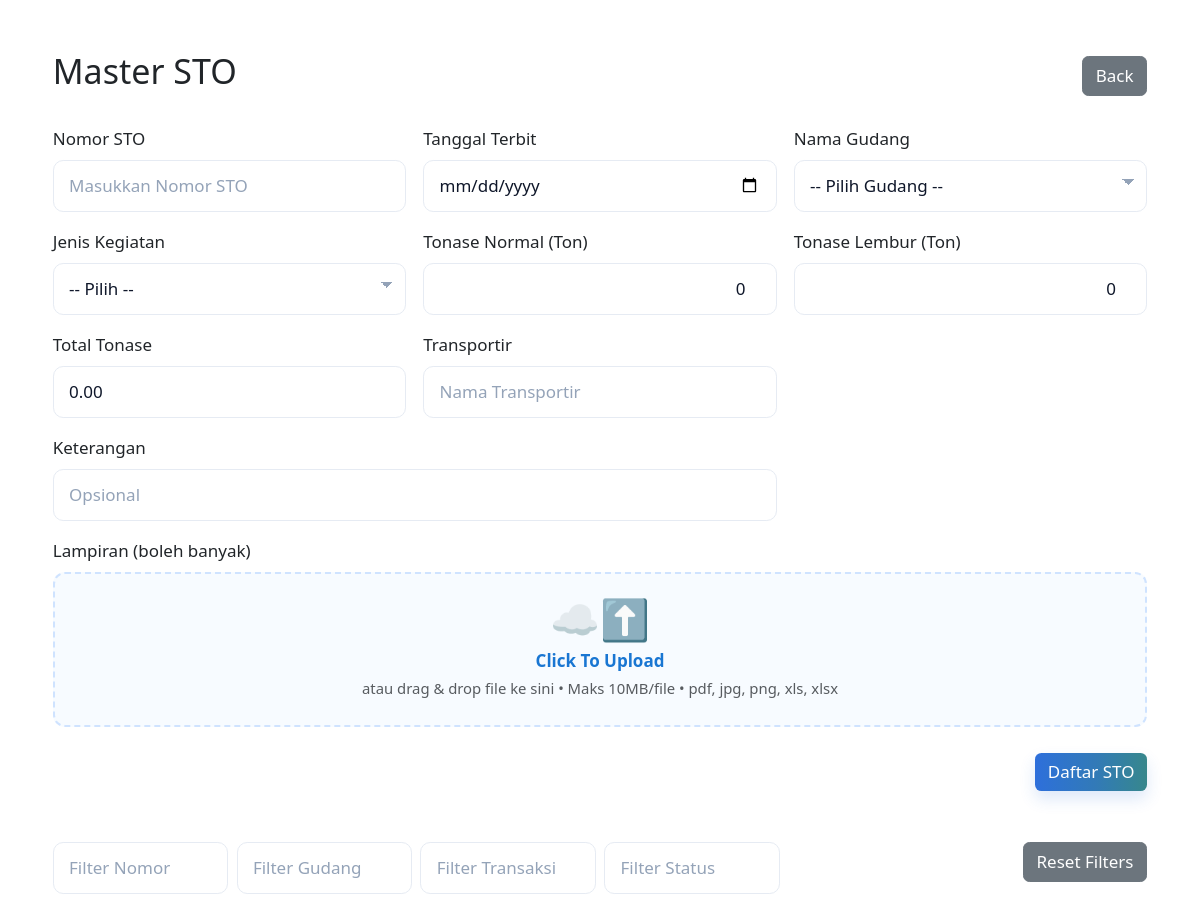
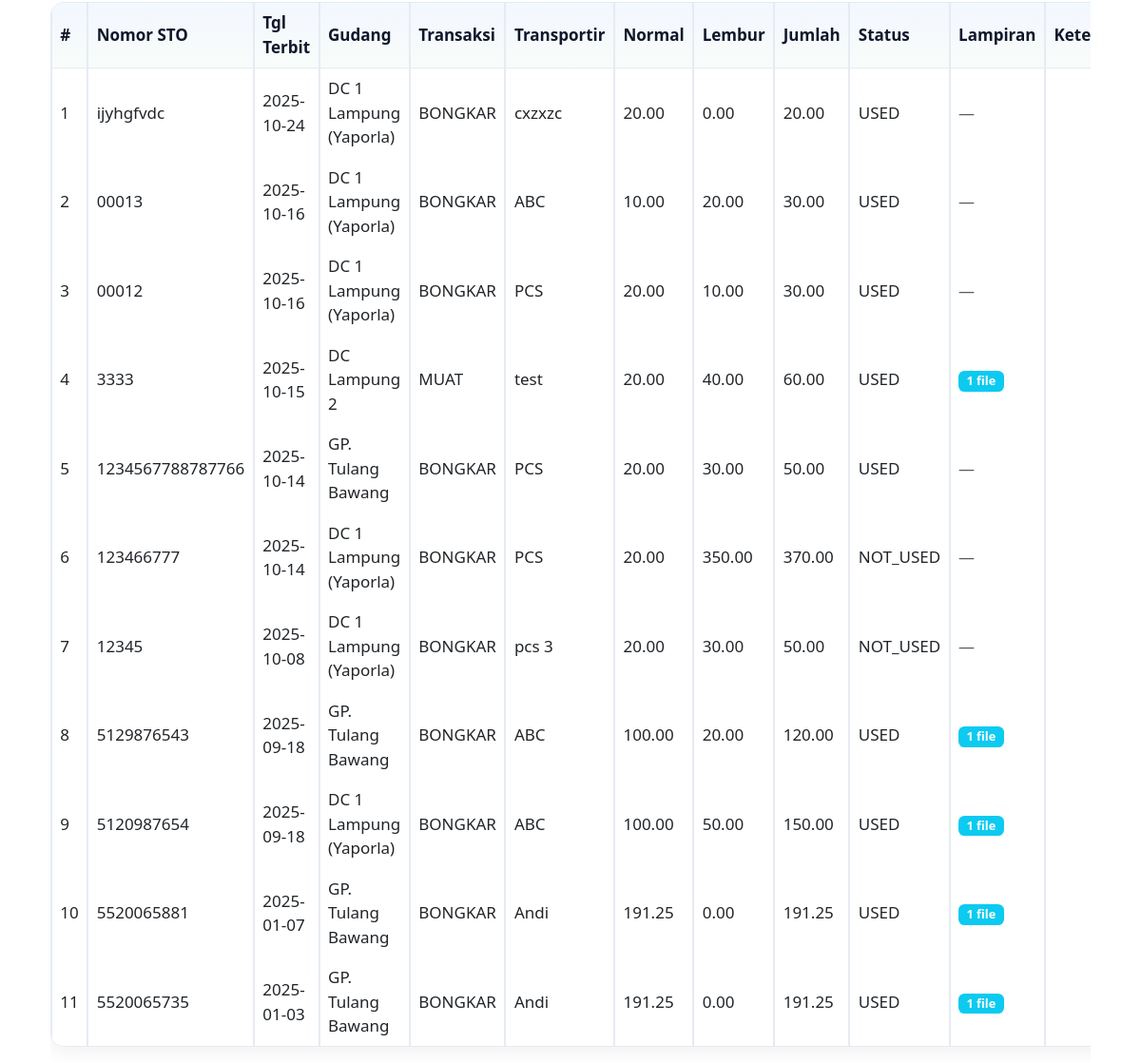
The page /index.php?page=master_sto (signed in) on the database its author committed (2 pictures, top to bottom).
### tables this page shows
CREATE TABLE `sto` (
  `id` int(11) NOT NULL,
  `nomor_sto` varchar(50) NOT NULL,
  `tanggal_terbit` date DEFAULT NULL,
  `keterangan` varchar(255) DEFAULT NULL,
  `gudang_id` int(11) NOT NULL,
  `jenis_transaksi` enum('BONGKAR','MUAT') NOT NULL,
  `transportir` varchar(100) DEFAULT NULL,
  `tonase_normal` decimal(10,2) DEFAULT 0.00,
  `tonase_lembur` decimal(10,2) DEFAULT 0.00,
  `status` enum('NOT_USED','USED') DEFAULT 'NOT_USED',
  `pilihan` enum('DIPILIH','BELUM_DIPILIH') NOT NULL,
  `created_at` timestamp NOT NULL DEFAULT current_timestamp(),
  `jumlah` decimal(10,2) GENERATED ALWAYS AS (`tonase_normal` + `tonase_lembur`) STORED
);

CREATE TABLE `gudang` (
  `id` int(11) NOT NULL,
  `nama_gudang` varchar(100) NOT NULL
);

### app/controllers/MasterStoController.php (called while the page is built, shortened)
<?php
require_once __DIR__ . '/../../config/database.php';
$stoList = $conn->query("
  SELECT s.*, g.nama_gudang,
         (s.tonase_normal + s.tonase_lembur) AS jumlah
    FROM sto s
    JOIN gudang g ON s.gudang_id=g.id
   ORDER BY s.created_at DESC
")->fetchAll(PDO::FETCH_ASSOC);
$filesBySto = [];
if ($stoList) {
    $ids = array_column($stoList, 'id');
    $in  = implode(',', array_fill(0,count($ids),'?'));
    $fs  = $conn->prepare("
      SELECT id, sto_id, filename, stored_name, size_bytes
      FROM sto_files WHERE sto_id IN ($in)
    ");
    $fs->execute($ids);
    foreach ($fs->fetchAll(PDO::FETCH_ASSOC) as $f) {
        $filesBySto[$f['sto_id']][] = $f;
    }
}
require_once __DIR__.'/../views/layout/header.php';
require_once __DIR__.'/../views/sto/master.php';
require_once __DIR__.'/../views/layout/footer.php';

### app/views/sto/master.php (the view, shortened to what this page needs)
<div class="container mt-5">
  <div class="d-flex justify-content-between align-items-center mb-4">
    <h2>Master STO</h2>
    <a href="index.php?page=dashboard" class="btn btn-secondary">Back</a>
  </div>
  <form id="stoForm" class="row g-3 mb-5" method="POST" enctype="multipart/form-data">
    <div class="col-md-4">
      <label class="form-label">Nomor STO</label>
      <input type="text" name="nomor_sto" class="form-control" placeholder="Masukkan Nomor STO" required>
    </div>
    <div class="col-md-4">
      <label class="form-label">Tanggal Terbit</label>
      <input type="date" name="tanggal_terbit" class="form-control" required>
    </div>
    <div class="col-md-4">
      <label class="form-label">Nama Gudang</label>
      <select name="gudang_id" class="form-control" required>
        <option value="">-- Pilih Gudang --</option>
      </select>
    </div>
    <div class="col-md-4">
      <label class="form-label">Jenis Kegiatan</label>
      <select name="jenis_transaksi" class="form-control" required>
        <option value="">-- Pilih --</option>
      </select>
    </div>
    <div class="col-md-4">
      <label class="form-label">Tonase Normal (Ton)</label>
      <input type="number" step="0.01" name="tonase_normal" id="tonase_normal" class="form-control" value="0">
    </div>
    <div class="col-md-4">
      <label class="form-label">Tonase Lembur (Ton)</label>
      <input type="number" step="0.01" name="tonase_lembur" id="tonase_lembur" class="form-control" value="0">
    </div>
    <div class="col-md-4">
      <label class="form-label">Total Tonase</label>
      <input type="text" id="total_tonase" class="form-control" readonly>
    </div>
    <div class="col-md-4">
      <label class="form-label">Transportir</label>
      <input type="text" name="transportir" class="form-control" placeholder="Nama Transportir" required>
    </div>
    <div class="col-md-8">
      <label class="form-label">Keterangan</label>
      <input type="text" name="keterangan" class="form-control" placeholder="Opsional">
    </div>
    <div class="col-12">
      <label class="form-label">Lampiran (boleh banyak)</label>
      <div id="dz-create" class="uploader p-4 text-center mb-2">
        <div class="cloud mb-2">☁️⬆️</div>
        <div class="cta">Click To Upload</div>
        <small class="text-muted d-block mt-1">
          atau drag & drop file ke sini • Maks 10MB/file • pdf, jpg, png, xls, xlsx
        </small>
      </div>
    </div>
    <div class="col-12 text-end">
      <button type="submit" class="btn btn-primary">Daftar STO</button>
    </div>
  </form>
  <div class="row g-2 mb-3">
    <div class="col-md-2"><input type="text" id="f_nomor" class="form-control filter-input" placeholder="Filter Nomor"></div>
    <div class="col-md-2"><input type="text" id="f_gudang" class="form-control filter-input" placeholder="Filter Gudang"></div>
    <div class="col-md-2"><input type="text" id="f_transaksi" class="form-control filter-input" placeholder="Filter Transaksi"></div>
    <div class="col-md-2"><input type="text" id="f_status" class="form-control filter-input" placeholder="Filter Status"></div>
    <div class="col-md-4 text-end">
      <button id="resetFilters" class="btn btn-secondary" type="button">Reset Filters</button>
    </div>
  </div>
  <div class="table-responsive">
    <table id="sto-table" class="table table-bordered align-middle">
      <thead>
        <tr>
          <th>#</th>
          <th>Nomor STO</th>
          <th>Tgl Terbit</th>
          <th>Gudang</th>
          <th>Transaksi</th>
          <th>Transportir</th>
          <th>Normal</th>
          <th>Lembur</th>
          <th>Jumlah</th>
          <th>Status</th>
          <th>Lampiran</th>
          <th>Keterangan</th>
        </tr>
      </thead>
      <tbody>
        <?php foreach($stoList as $i => $s): ?>
        <?php $fcount = isset($filesBySto[$s['id']]) ? count($filesBySto[$s['id']]) : 0; ?>
        <tr>
          <td><?= $i+1 ?></td>
          <td><?= htmlspecialchars($s['nomor_sto']) ?></td>
          <td><?= htmlspecialchars($s['tanggal_terbit']) ?></td>
          <td><?= htmlspecialchars($s['nama_gudang']) ?></td>
          <td><?= htmlspecialchars($s['jenis_transaksi']) ?></td>
          <td><?= htmlspecialchars($s['transportir']) ?></td>
          <td><?= number_format($s['tonase_normal'],2) ?></td>
          <td><?= number_format($s['tonase_lembur'],2) ?></td>
          <td><?= number_format($s['jumlah'],2) ?></td>
          <td><?= htmlspecialchars($s['status']) ?></td>
          <td>
            <?php if($fcount): ?>
              <span class="badge bg-info"><?= $fcount ?> file</span>
            <?php else: ?>
              <span class="text-muted">—</span>
            <?php endif; ?>
          </td>
          <td><?= htmlspecialchars($s['keterangan'] ?? '') ?></td>
        </tr>
        <?php endforeach;?>
      </tbody>
    </table>
  </div>
</div>

### public/assets/css/style.css (style rules this page uses)
:root { --bg1:#ffffff; --bg2:#f7faff; --blue:#2E6FDB; --green:#3F9A4D; --amber:#F0B429; --blue-50:#eaf1ff; --blue-100:#d6e4ff; --blue-400:#4e86e0; --blue-600:#275fc0; --green-50:#eaf6ee; --green-100:#d9efdf; --green-400:#50a65c; --green-600:#2f8340; --amber-50:#fff5da; --amber-100:#ffeab3; --amber-400:#f3c24a; --amber-600:#d69d17; --text:#0f172a; --muted:#64748b; --line:#e6ebf3; --card-br:#e6ebf3; --ease-smooth:cubic-bezier(.22,.61,.36,1); }
:root { --g-blue-green-amber: linear-gradient(90deg, var(--blue) 0%, color-mix(in srgb, var(--blue) 75%, var(--green)) 30%, color-mix(in srgb, var(--blue) 45%, var(--green)) 55%, var(--green) 80%, color-mix(in srgb, var(--green) 70%, var(--amber)) 92%, var(--amber) 100% ); --g-pill: linear-gradient(135deg, color-mix(in srgb, var(--blue) 82%, white) 0%, color-mix(in srgb, var(--blue) 55%, var(--green)) 45%, color-mix(in srgb, var(--green) 85%, white) 100% ); --g-sweep-a: radial-gradient(420px 140px at -10% -10%, color-mix(in srgb, var(--blue) 22%, transparent) 0%, transparent 62%); --g-sweep-b: radial-gradient(420px 140px at 110% 110%, color-mix(in srgb, var(--green) 22%, transparent) 0%, transparent 62%); }
html { font-size:clamp(15px, .9vw + 10px, 17px); }
.container.mt-5 { max-width: 1120px; }
.container.mt-5 .form-control, .container.mt-5 select.form-control { background: #fff; border: 1px solid var(--line); color: var(--text); border-radius: .6rem; padding: .72rem .9rem; transition: border-color .22s var(--ease-smooth), box-shadow .22s var(--ease-smooth), background-color .22s var(--ease-smooth); }
.container.mt-5 .form-control::placeholder { color:#94a3b8; }
.container.mt-5 .btn.btn-primary, .container.mt-5 .btn.btn-success { background: var(--g-blue-green-amber); background-size: 180% 100%; border: none; color: #fff; box-shadow: 0 8px 16px rgba(46,111,219,.16); transition: background-position .42s var(--ease-smooth), transform .08s var(--ease-smooth), box-shadow .22s var(--ease-smooth); }
.container.mt-5 .table { background: #fff; border-collapse: separate; border-spacing: 0; border: 1px solid var(--card-br); border-radius: 14px; overflow: hidden; box-shadow: 0 8px 18px rgba(2,6,23,.05); }
.container.mt-5 .table thead th { background: linear-gradient(180deg, color-mix(in srgb, var(--blue-50) 55%, white) 0%, color-mix(in srgb, var(--green-50) 35%, white) 100%); color: #0f172a; border-bottom: 1px solid var(--card-br); font-weight: 700; vertical-align: middle; }
.container.mt-5 .table tbody tr { transition: background-color .18s var(--ease-smooth); }
.container.mt-5 .table td, .container.mt-5 .table th { border-color: var(--card-br) !important; }
.container.mt-5 input[type="number"] { text-align: right; font-variant-numeric: tabular-nums; }
.container.mt-5 select.form-control { appearance: none; background-image: linear-gradient(45deg, transparent 50%, #94a3b8 50%), linear-gradient(135deg, #94a3b8 50%, transparent 50%), linear-gradient(to right, transparent, transparent); background-position: calc(100% - 18px) calc(50% - 4px), calc(100% - 12px) calc(50% - 4px), calc(100% - 2.5rem) 50%; background-size: 6px 6px, 6px 6px, 1px 2.2rem; background-repeat: no-repeat; padding-right: 2.5rem; }

### app/views/sto/master.php (style rules this page uses)
.uploader { border:2px dashed #cfe3ff; border-radius:12px; background:#f7fbff; cursor:pointer; }
.uploader .cloud { font-size:40px; line-height:1; }
.uploader .cta { color:#1976d2; font-weight:600; }

### rows shown on the page
sto: nomor_sto "ijyhgfvdc", tanggal_terbit "2025-10-24", gudang.nama_gudang "DC 1 Lampung (Yaporla)", jenis_transaksi "BONGKAR", transportir "cxzxzc", tonase_normal "20.00", tonase_lembur "0.00", jumlah "20.00", status "USED"
sto: nomor_sto "00013", tanggal_terbit "2025-10-16", gudang.nama_gudang "DC 1 Lampung (Yaporla)", jenis_transaksi "BONGKAR", transportir "ABC", tonase_normal "10.00", tonase_lembur "20.00", jumlah "30.00", status "USED"
sto: nomor_sto "00012", tanggal_terbit "2025-10-16", gudang.nama_gudang "DC 1 Lampung (Yaporla)", jenis_transaksi "BONGKAR", transportir "PCS", tonase_normal "20.00", tonase_lembur "10.00", jumlah "30.00", status "USED"
sto: nomor_sto "3333", tanggal_terbit "2025-10-15", gudang.nama_gudang "DC Lampung 2", jenis_transaksi "MUAT", transportir "test", tonase_normal "20.00", tonase_lembur "40.00", jumlah "60.00", status "USED", id "1"
sto: nomor_sto "1234567788787766", tanggal_terbit "2025-10-14", gudang.nama_gudang "GP. Tulang Bawang", jenis_transaksi "BONGKAR", transportir "PCS", tonase_normal "20.00", tonase_lembur "30.00", jumlah "50.00", status "USED"
sto: nomor_sto "123466777", tanggal_terbit "2025-10-14", gudang.nama_gudang "DC 1 Lampung (Yaporla)", jenis_transaksi "BONGKAR", transportir "PCS", tonase_normal "20.00", tonase_lembur "350.00", jumlah "370.00", status "NOT_USED"
sto: nomor_sto "12345", tanggal_terbit "2025-10-08", gudang.nama_gudang "DC 1 Lampung (Yaporla)", jenis_transaksi "BONGKAR", transportir "pcs 3", tonase_normal "20.00", tonase_lembur "30.00", jumlah "50.00", status "NOT_USED"
sto: nomor_sto "5129876543", tanggal_terbit "2025-09-18", gudang.nama_gudang "GP. Tulang Bawang", jenis_transaksi "BONGKAR", transportir "ABC", tonase_normal "100.00", tonase_lembur "20.00", jumlah "120.00", status "USED", id "1"
sto: nomor_sto "5120987654", tanggal_terbit "2025-09-18", gudang.nama_gudang "DC 1 Lampung (Yaporla)", jenis_transaksi "BONGKAR", transportir "ABC", tonase_normal "100.00", tonase_lembur "50.00", jumlah "150.00", status "USED", id "1"
sto: nomor_sto "5520065881", tanggal_terbit "2025-01-07", gudang.nama_gudang "GP. Tulang Bawang", jenis_transaksi "BONGKAR", transportir "Andi", tonase_normal "191.25", tonase_lembur "0.00", jumlah "191.25", status "USED", id "1"
sto: nomor_sto "5520065735", tanggal_terbit "2025-01-03", gudang.nama_gudang "GP. Tulang Bawang", jenis_transaksi "BONGKAR", transportir "Andi", tonase_normal "191.25", tonase_lembur "0.00", jumlah "191.25", status "USED", id "1"
